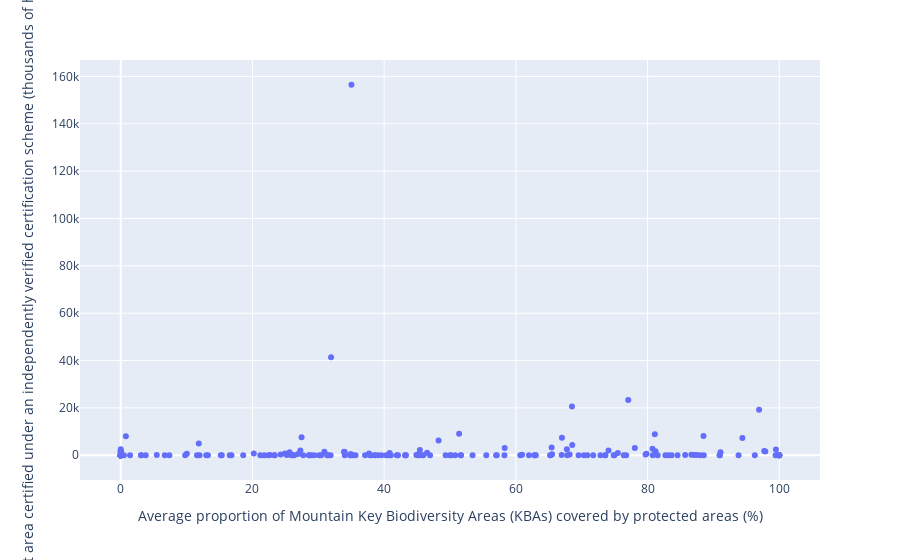

Notebook code for this chart:
### Code cell
fig = px.scatter(bosques_data, x="Average proportion of Mountain Key Biodiversity Areas (KBAs) covered by protected areas (%)", y="Forest area certified under an independently verified certification scheme (thousands of hectares)") # crear un gráfico de dispersión
fig.show() # crear gráfico de dispersión

### Figure 1 — Plotly figure (JSON) as saved in the notebook; plotly's stock layout.template omitted (floating-point values rounded to 4 significant figures; data arrays with more than 128 entries replaced by an {"elided": "..."} marker saying what was removed)
{"data": [{"hovertemplate": "Average proportion of Mountain Key Biodiversity Areas (KBAs) covered by protected areas (%)=%{x}<br>Forest area certified under an independently verified certification scheme (thousands of hectares)=%{y}<extra></extra>", "legendgroup": "", "marker": {"color": "#636efa", "symbol": "circle"}, "mode": "markers", "name": "", "orientation": "v", "showlegend": false, "type": "scatter", "x": {"elided": "251 float values"}, "xaxis": "x", "y": {"elided": "251 float values"}, "yaxis": "y"}], "layout": {"legend": {"tracegroupgap": 0}, "margin": {"t": 60}, "xaxis": {"anchor": "y", "domain": [0, 1], "title": {"text": "Average proportion of Mountain Key Biodiversity Areas (KBAs) covered by protected areas (%)"}}, "yaxis": {"anchor": "x", "domain": [0, 1], "title": {"text": "Forest area certified under an independently verified certification scheme (thousands of hectares)"}}}}
